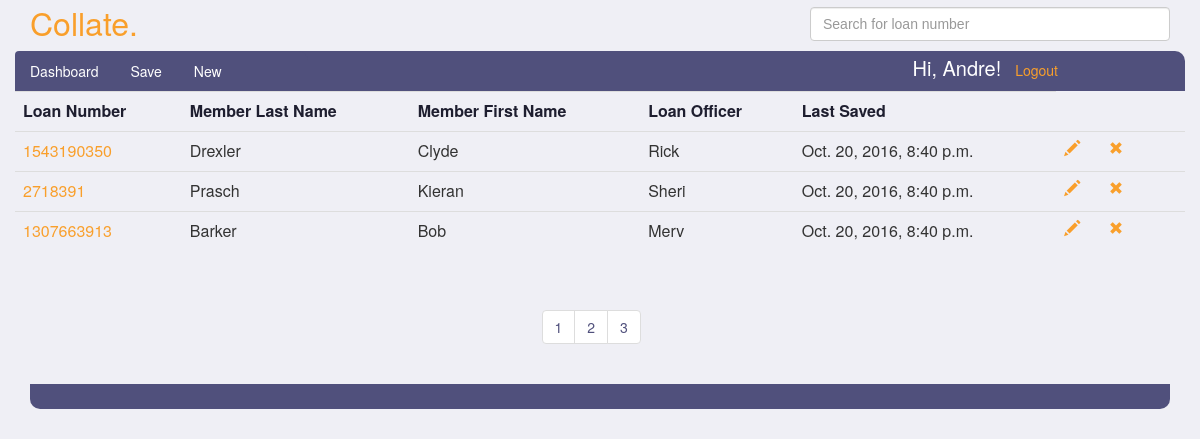
Screenshot of /Andre/submittals/?page=3 (signed in) with the database file from the repository.
### submittals/models.py (models this page shows, shortened)
class Submittal(models.Model):
    ACCOUNT_TYPES = (
        ('EQ', 'Equity Line of Credit'),
        ('EL', 'Equity Loan'),
    )
    PAY_TYPES = (
        ('BW', 'Bi-Weekly'),
        ('SM', 'Semi-Monthly'),
        ('MO', 'Monthly'),
        ('WK', 'Weekly'),
    )
    EMAIL_TEMPLATE_TYPES = (
        ('IN', 'Initial Contact - Email'),
        ('PR', 'Processor Submit - Email'),
        ('IA', 'Initial Approval - Email'),
        ('FN', 'Final Approval - Email'),
    )
    SMS_TEMPLATE_TYPES = (
        ('IN', 'Initial Contact - SMS'),
        ('PR', 'Processor Submit - SMS'),
        ('IA', 'Initial Approval - SMS'),
        ('FN', 'Final Approval - SMS'),
    )
    loan_number = models.PositiveIntegerField(unique=True)
    account_type = models.CharField(max_length=256, blank=True, choices=ACCOUNT_TYPES)
    loan_officer = models.CharField(max_length=256, blank=True)
    loan_processor = models.ForeignKey(Person, related_name="submittals", null=True, blank=True)
    loan_story = models.CharField(max_length=2560, blank=True)
    subject_property_address = models.CharField(max_length=256, blank=True)
    subject_property_city = models.CharField(max_length=256, blank=True)
    subject_property_state = models.CharField(max_length=256, blank=True, choices=STATES)
    subject_property_zip = models.CharField(max_length=256, blank=True)
    appraisal_value = models.CharField(max_length=256, blank=True)
    b1_first_name = models.CharField(max_length=256, blank=True)
    b1_last_name = models.CharField(max_length=256, blank=True)
    b2_first_name = models.CharField(max_length=256, blank=True)
    b2_last_name = models.CharField(max_length=256, blank=True)
    b1_employer_name = models.CharField(max_length=256, blank=True)
    b2_employer_name = models.CharField(max_length=256, blank=True)
    b1_phone_number = models.CharField(max_length=256, blank=True)
    b2_phone_number = models.CharField(max_length=256, blank=True)
    sms_template_select = models.CharField(max_length=256, blank=True, choices=SMS_TEMPLATE_TYPES)
    sms_message = models.CharField(max_length=512, blank=True)
    b1_email_address = models.EmailField(max_length=256, blank=True)
    b2_email_address = models.EmailField(max_length=256, blank=True)
    email_template_select = models.CharField(max_length=256, blank=True, choices=EMAIL_TEMPLATE_TYPES)
    email_message = models.CharField(max_length=2048, blank=True)
    b1_hire_date = models.CharField(max_length=256, blank=True)
    b2_hire_date = models.CharField(max_length=256, blank=True)
    b1_income_amount = models.FloatField(null=True, blank=True)
    b2_income_amount = models.FloatField(null=True, blank=True)
    b1_pay_frequency = models.CharField(max_length=256, blank=True, choices=PAY_TYPES)
    b2_pay_frequency = models.CharField(max_length=256, blank=True, choices=PAY_TYPES)
    b1_period_end_date = models.CharField(max_length=256, blank=True)
    b2_period_end_date = models.CharField(max_length=256, blank=True)
    b1_income_output = models.CharField(max_length=256, blank=True)
    b2_income_output = models.CharField(max_length=256, blank=True)
    created_at = models.DateTimeField(auto_now=True)

### submittals/views.py (the view)
# urls.py: url(r'^(?P<username>\w+)/submittals/$', views.dashboard, name='dashboard'),
@login_required
def dashboard(request, username):
    if request.method == 'GET':
        person = Person.objects.get(user=request.user)
        submittals = person.submittals.all().order_by('-created_at')
        paginator = Paginator(submittals, 5)
        page = request.GET.get('page')
        try:
            submits = paginator.page(page)
        except PageNotAnInteger:
            submits = paginator.page(1)
        except EmptyPage:
            submits = paginator.page(paginator.num_pages)
        loan_list = list(submittals.values_list('loan_number', flat=True))
        loan_strings = list(map(str, loan_list))
        loan_numbers = json.dumps(loan_strings)
    return render(request, 'dashboard.html', {'submittals': submits, 'autolist': loan_numbers })

### templates/dashboard.html (shortened to what this page needs)
{% extends 'submittal-layout.html' %}
{% block body %}
<div class="container">
<main class="drop-down">
    <section class="row dashboard-first-row">
        <table class="table table-hover submittal-list">
        <tr>
            <th>Loan Number</th>
            <th>Member Last Name</th>
            <th>Member First Name</th>
            <th>Loan Officer</th>
            <th>Last Saved</th>
        </tr>
        {% for s in submittals %}
            <tr class="data-row" id="item-{{ s.id }}">
                <td class="loan-numbers"><a href="/{{ request.user.username }}/submittals/{{ s.id }}">{{ s.loan_number }}</a></td>
                <td>{{ s.b1_last_name }}</td>
                <td>{{ s.b1_first_name }}</td>
                <td>{{ s.loan_officer }}</td>
                <td>{{ s.created_at }}</td>
                <td><a href="/{{ request.user.username }}/submittals/{{ s.id }}"><span title="Edit" id="{{ s.id }}"
                          class="glyphicon glyphicon-pencil edit-glyphicon"></span></a></td>
                <td><span title="Delete" id="{{ s.id }}"
                          class="glyphicon glyphicon-remove delete-glyphicon delete-submit"></span></td>
            </tr>
        {% endfor %}
            </table>
                    <div class="pagination dashboard-pagination">
                    <ul class="pagination">
                       {%  for page in submittals.paginator.page_range %}
                           <li>
                            <a href="?page={{ page }}">{{ page }}</a>
                           </li>
                        {% endfor %}
                    </ul>
                        </div>
        </section>
    <div class="nav-bottom"></div>
            </div>
      <div class="col-md-4"></div>
      <div class="col-md-4"></div>
    <div class="row">
      <div class="col-md-6"></div>
      <div class="col-md-6"></div>
    </div>
{% endblock %}

### templates/submittal-layout.html (shortened to what this page needs)
<html>
<head>
<link rel="stylesheet" href="https://maxcdn.bootstrapcdn.com/bootstrap/3.3.7/css/bootstrap.min.css"
>
{% load static %}
<link rel="stylesheet" type="text/css" href="{% static 'css/submittals.css' %}">
    <link rel="stylesheet" type="text/css" href="{% static 'css/dashboard.css' %}">
     <link rel="stylesheet" href="//code.jquery.com/ui/1.12.1/themes/base/jquery-ui.css">
</head>
<body>
<div class="container">
    <div class="row">
        <section class="col-xs-2 title"><a href='/'>Collate.</a></section>
        <section class="ui-widget col-xs-4 pull-right">
            <input type="search" name="search" class="form-control" id="search-box" placeholder="Search for loan number">
        </section>
    </div>
    <div class="row">
<header class="nav">
    <ul class="nav nav-pills col-md-3 col-sm-5 col-xs-8">
      <li role="presentation" class="active"><a href="/{{ user.username }}/submittals/">Dashboard</a></li>
      <li role="presentation"><a onClick="saveSubmit(); return false;" id="save" href="">Save</a></li>
      <li role="presentation"><a href="/{{ user.username }}/submittals/new/">New</a></li>
</ul>
        <ul class="col-md-3 pull-right list-inline logout-list">
            <li><h5>Hi, {{ request.user.username }}!</h5></li>
            <li><a href="/logout_user/">Logout</a></li>
            </ul>
        </header>
    </div>
</div>
{% block body %}
{% endblock %}
</body>
</html>

### submittals/static/css/submittals.css (style rules this page uses)
.title a { margin-top: 5px; padding: 0px; color: #f99f2b !important; font-family: Helvetica Neue, Helvetica, Arial, sans-serif; letter-spacing: 0; font-size: 32px; }
body { background-color: #efeff5; }
a { color: white; }
h5 { margin: 0; font-size: 20px; }
.nav { background-color: #50507c; border-top-right-radius: 10px; border-top-left-radius: 10px; color: white; }
.nav .active a { background-color: #50507c !important; }
.logout-list { margin-top: 6px; }
.logout-list li a { color: #f99f2b; }
#search-box { margin-top: 7px; margin-bottom: 10px; }

### submittals/static/css/dashboard.css (style rules this page uses)
.table { border-color: #000; border-bottom: 0 !important; }
.table th { background-color: #efeff5 !important; color: #1e1e2f; }
.table a { color: #f99f2b; }
.nav-bottom { background-color: #50507c; height: 25px; border-bottom-right-radius: 10px; border-bottom-left-radius: 10px; color: white; }
.delete-glyphicon { margin-right: 30px; font-size: 14px; color: #f99f2b; cursor: pointer; }
.pagination > li > a { color: #50507c; }
.dashboard-pagination { margin-left: 45%; }

### rows the page displays
Submittal: loan_number "1543190350", b1_last_name "Drexler", b1_first_name "Clyde", loan_officer "Rick", created_at "Oct. 20, 2016, 8:40 p.m."
Submittal: loan_number "2718391", b1_last_name "Prasch", b1_first_name "Kieran", loan_officer "Sheri", created_at "Oct. 20, 2016, 8:40 p.m."
Submittal: loan_number "1307663913", b1_last_name "Barker", b1_first_name "Bob", loan_officer "Merv", created_at "Oct. 20, 2016, 8:40 p.m."

### other values shown
{{ request.user.username }} "Andre"
{{ page }} "1" "2" "3"
